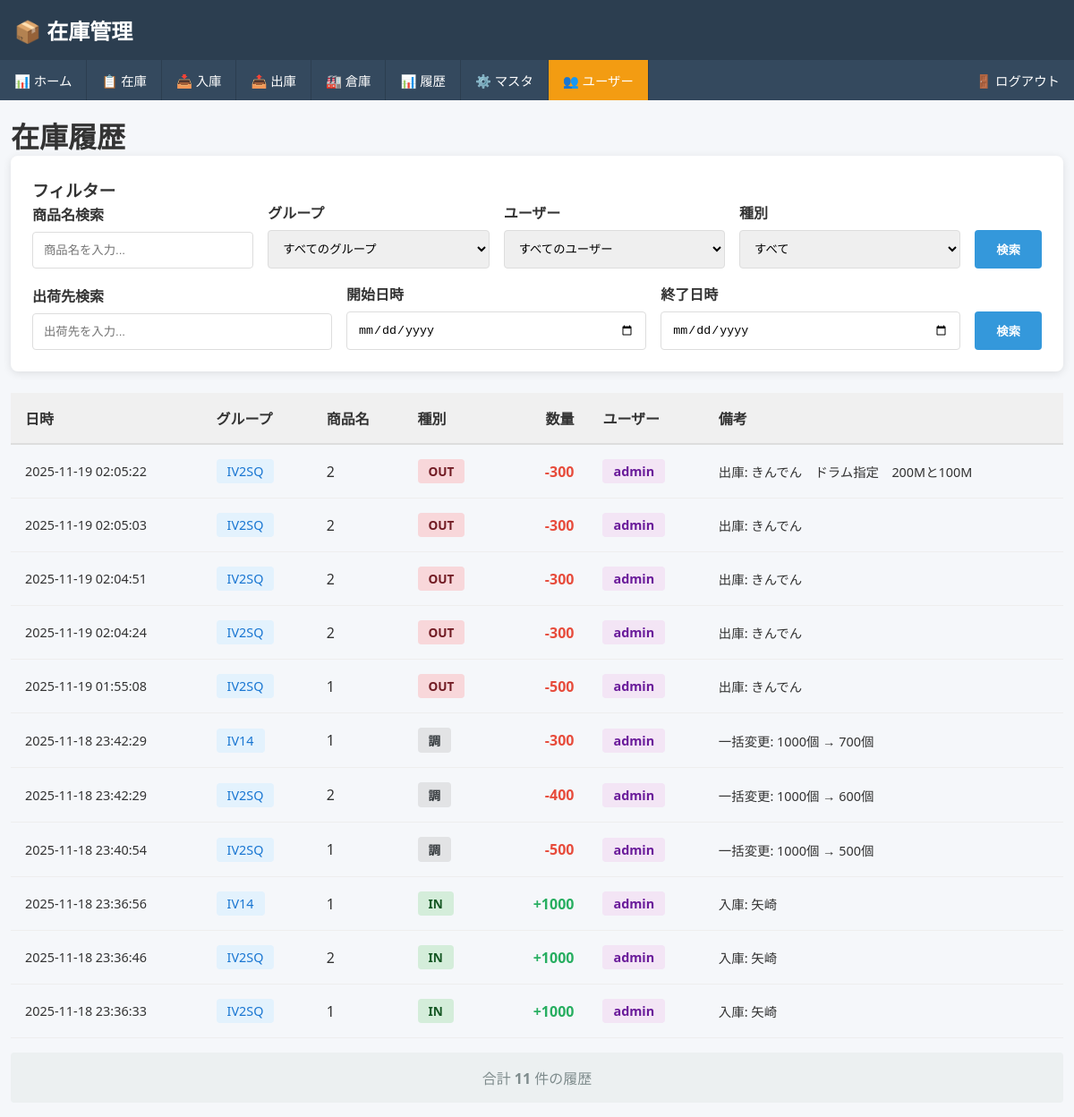
The page /history (signed in) on the database its author committed.
### app.py (models this page shows, shortened)
class StockHistory(db.Model):
    id = db.Column(db.Integer, primary_key=True)
    stock_id = db.Column(db.Integer, db.ForeignKey('stock.id'), nullable=False)
    quantity_change = db.Column(db.Integer, nullable=False)
    transaction_type = db.Column(db.String(20), nullable=False)
    reference_id = db.Column(db.Integer)
    notes = db.Column(db.String(200))
    user_id = db.Column(db.Integer, db.ForeignKey('user.id'))
    created_at = db.Column(db.DateTime, nullable=False, default=datetime.utcnow)
    stock = db.relationship('Stock', backref='history')
    user = db.relationship('User', backref='operations')

class ItemGroup(db.Model):
    id = db.Column(db.Integer, primary_key=True)
    name = db.Column(db.String(100), nullable=False, unique=True)
    display_order = db.Column(db.Integer, nullable=False, default=0)
    created_at = db.Column(db.DateTime, nullable=False, default=datetime.utcnow)

class Stock(db.Model):
    id = db.Column(db.Integer, primary_key=True)
    product_name = db.Column(db.String(100), nullable=False)
    quantity = db.Column(db.Integer, nullable=False, default=0)
    supplier = db.Column(db.String(100))
    group_id = db.Column(db.Integer, db.ForeignKey('item_group.id'))
    created_at = db.Column(db.DateTime, nullable=False, default=datetime.utcnow)
    updated_at = db.Column(db.DateTime, nullable=False, default=datetime.utcnow, onupdate=datetime.utcnow)
    deleted_at = db.Column(db.DateTime)
    group = db.relationship('ItemGroup', backref='stocks')

class User(UserMixin, db.Model):
    id = db.Column(db.Integer, primary_key=True)
    email = db.Column(db.String(120), unique=True, nullable=False, index=True)
    username = db.Column(db.String(80), nullable=False)
    password_hash = db.Column(db.String(255), nullable=False)
    created_at = db.Column(db.DateTime, nullable=False, default=datetime.utcnow)

### app.py (the view, shortened to what this page needs)
@app.route('/history')
def history_list():
    if not current_user.is_authenticated:
        return redirect(url_for('login_page'))
    transaction_type = request.args.get('type', '').strip()
    search_product = request.args.get('search_product', '').strip()
    group_filter = request.args.get('group', type=int)
    user_filter = request.args.get('user', type=int)
    destination_filter = request.args.get('destination', '').strip()
    start_date = request.args.get('start_date', '').strip()
    end_date = request.args.get('end_date', '').strip()
    query = StockHistory.query.order_by(StockHistory.created_at.desc())
    if transaction_type in ['inbound', 'outbound', 'adjustment']:
        query = query.filter_by(transaction_type=transaction_type)
    if search_product:
        query = query.join(Stock).filter(Stock.product_name.ilike(f'%{search_product}%'))
    if group_filter:
        query = query.join(Stock).filter(Stock.group_id == group_filter)
    if user_filter:
        query = query.filter_by(user_id=user_filter)
    if destination_filter:
        query = query.filter(StockHistory.notes.ilike(f'%{destination_filter}%'))
    if start_date:
        try:
            start_datetime = datetime.strptime(start_date, '%Y-%m-%d')
            query = query.filter(StockHistory.created_at >= start_datetime)
        except:
            pass
    history = query.all()
    groups = ItemGroup.query.order_by(ItemGroup.display_order.asc()).all()
    users = User.query.order_by(User.username.asc()).all()
    return render_template('history/index.html',
                         history=history,
                         transaction_type=transaction_type,
                         search_product=search_product,
                         group_filter=group_filter,
                         user_filter=user_filter,
                         destination_filter=destination_filter,
                         start_date=start_date,
                         end_date=end_date,
                         groups=groups,
                         users=users)

### app.py (called while the page is built)
@login_manager.user_loader
def load_user(user_id):
    return User.query.get(int(user_id))

### templates/history/index.html (shortened to what this page needs)
{% extends "layout.html" %}
{% block content %}
<h1>在庫履歴</h1>
<div style="background: white; padding: 1.5rem; border-radius: 8px; box-shadow: 0 2px 10px rgba(0,0,0,0.1); margin-bottom: 1.5rem;">
    <h3 style="margin-top: 0;">フィルター</h3>
    <form method="GET" style="display: grid; grid-template-columns: 1fr 1fr 1fr 1fr auto; gap: 1rem; align-items: end; margin-bottom: 1rem;">
        <div><label style="display: block; font-weight: 600; margin-bottom: 0.5rem;">商品名検索</label><input type="text" name="search_product" placeholder="商品名を入力..." value="{{ search_product }}" style="width: 100%; padding: 0.75rem; border: 1px solid #ddd; border-radius: 4px; box-sizing: border-box;"></div>
        <div><label style="display: block; font-weight: 600; margin-bottom: 0.5rem;">グループ</label><select name="group" style="width: 100%; padding: 0.75rem; border: 1px solid #ddd; border-radius: 4px; box-sizing: border-box;"><option value="">すべてのグループ</option></select></div>
        <div><label style="display: block; font-weight: 600; margin-bottom: 0.5rem;">ユーザー</label><select name="user" style="width: 100%; padding: 0.75rem; border: 1px solid #ddd; border-radius: 4px; box-sizing: border-box;"><option value="">すべてのユーザー</option></select></div>
        <div><label style="display: block; font-weight: 600; margin-bottom: 0.5rem;">種別</label><select name="type" style="width: 100%; padding: 0.75rem; border: 1px solid #ddd; border-radius: 4px; box-sizing: border-box;"><option value="">すべて</option></select></div>
        <button type="submit" style="padding: 0.75rem 1.5rem; background: #3498db; color: white; border: none; border-radius: 4px; cursor: pointer; font-weight: 600;">検索</button>
    </form>
    <form method="GET" style="display: grid; grid-template-columns: 1fr 1fr 1fr auto; gap: 1rem; align-items: end;">
        <div><label style="display: block; font-weight: 600; margin-bottom: 0.5rem;">出荷先検索</label><input type="text" name="destination" placeholder="出荷先を入力..." value="{{ destination_filter }}" style="width: 100%; padding: 0.75rem; border: 1px solid #ddd; border-radius: 4px; box-sizing: border-box;"></div>
        <div><label style="display: block; font-weight: 600; margin-bottom: 0.5rem;">開始日時</label><input type="date" name="start_date" value="{{ start_date }}" style="width: 100%; padding: 0.75rem; border: 1px solid #ddd; border-radius: 4px; box-sizing: border-box;"></div>
        <div><label style="display: block; font-weight: 600; margin-bottom: 0.5rem;">終了日時</label><input type="date" name="end_date" value="{{ end_date }}" style="width: 100%; padding: 0.75rem; border: 1px solid #ddd; border-radius: 4px; box-sizing: border-box;"></div>
        <button type="submit" style="padding: 0.75rem 1.5rem; background: #3498db; color: white; border: none; border-radius: 4px; cursor: pointer; font-weight: 600;">検索</button>
    </form>
</div>
<table style="width: 100%; border-collapse: collapse;">
    <thead>
        <tr style="background: #f0f0f0; border-bottom: 2px solid #ddd;">
            <th style="padding: 1rem; text-align: left;">日時</th>
            <th style="padding: 1rem; text-align: left;">グループ</th>
            <th style="padding: 1rem; text-align: left;">商品名</th>
            <th style="padding: 1rem; text-align: left;">種別</th>
            <th style="padding: 1rem; text-align: right;">数量</th>
            <th style="padding: 1rem; text-align: left;">ユーザー</th>
            <th style="padding: 1rem; text-align: left;">備考</th>
        </tr>
    </thead>
    <tbody>
        {% for item in history %}
        <tr style="border-bottom: 1px solid #eee;">
            <td style="padding: 1rem; white-space: nowrap; font-size: 0.9rem;">{{ item.created_at.strftime('%Y-%m-%d %H:%M:%S') }}</td>
            <td style="padding: 1rem;">
                <span style="display: inline-block; padding: 0.25rem 0.75rem; background: #e3f2fd; color: #1976d2; border-radius: 4px; font-size: 0.9rem;">{{ item.stock.group.name if item.stock.group else '-' }}</span>
            </td>
            <td style="padding: 1rem;">{{ item.stock.product_name }}</td>
            <td style="padding: 1rem;">
                <span style="display: inline-block; padding: 0.25rem 0.75rem; border-radius: 4px; font-weight: 600; font-size: 0.85rem; {% if item.transaction_type == 'inbound' %}background: #d4edda; color: #155724;{% elif item.transaction_type == 'outbound' %}background: #f8d7da; color: #721c24;{% else %}background: #e2e3e5; color: #383d41;{% endif %}">{{ 'IN' if item.transaction_type == 'inbound' else 'OUT' if item.transaction_type == 'outbound' else '調' }}</span>
            </td>
            <td style="padding: 1rem; text-align: right; font-weight: 600;">
                {% if item.quantity_change > 0 %}<span style="color: #27ae60;">+{{ item.quantity_change }}</span>{% else %}<span style="color: #e74c3c;">{{ item.quantity_change }}</span>{% endif %}
            </td>
            <td style="padding: 1rem;">
                <span style="display: inline-block; padding: 0.25rem 0.75rem; background: #f3e5f5; color: #6a1b9a; border-radius: 4px; font-size: 0.9rem; font-weight: 600;">{{ item.user.username if item.user else '-' }}</span>
            </td>
            <td style="padding: 1rem; font-size: 0.9rem;">{{ item.notes if item.notes else '-' }}</td>
        </tr>
        {% else %}
        <tr>
            <td colspan="7" style="padding: 2rem; text-align: center; color: #999;">履歴がありません</td>
        </tr>
        {% endfor %}
    </tbody>
</table>
<div style="margin-top: 1rem; padding: 1rem; background: #ecf0f1; border-radius: 4px; text-align: center; color: #7f8c8d;">
    合計 <strong>{{ history|length }}</strong> 件の履歴
</div>
{% endblock %}

### templates/layout.html (style rules this page uses)
* { margin: 0; padding: 0; box-sizing: border-box; }
body { font-family: 'Segoe UI', Tahoma, Geneva, Verdana, sans-serif; background: #f5f7fa; color: #333; font-size: 16px; }

### rows shown on the page
StockHistory: created_at "2025-11-19 02:05:22", stock.group "IV2SQ", stock.product_name "2", transaction_type "OUT", quantity_change "-300", user "admin", notes "出庫: きんでん ドラム指定 200Mと100M"
StockHistory: created_at "2025-11-19 02:05:03", stock.group "IV2SQ", stock.product_name "2", transaction_type "OUT", quantity_change "-300", user "admin", notes "出庫: きんでん"
StockHistory: created_at "2025-11-19 02:04:51", stock.group "IV2SQ", stock.product_name "2", transaction_type "OUT", quantity_change "-300", user "admin", notes "出庫: きんでん"
StockHistory: created_at "2025-11-19 02:04:24", stock.group "IV2SQ", stock.product_name "2", transaction_type "OUT", quantity_change "-300", user "admin", notes "出庫: きんでん"
StockHistory: created_at "2025-11-19 01:55:08", stock.group "IV2SQ", stock.product_name "1", transaction_type "OUT", quantity_change "-500", user "admin", notes "出庫: きんでん"
StockHistory: created_at "2025-11-18 23:42:29", stock.group "IV14", stock.product_name "1", transaction_type "調", quantity_change "-300", user "admin", notes "一括変更: 1000個 → 700個"
StockHistory: created_at "2025-11-18 23:42:29", stock.group "IV2SQ", stock.product_name "2", transaction_type "調", quantity_change "-400", user "admin", notes "一括変更: 1000個 → 600個"
StockHistory: created_at "2025-11-18 23:40:54", stock.group "IV2SQ", stock.product_name "1", transaction_type "調", quantity_change "-500", user "admin", notes "一括変更: 1000個 → 500個"
StockHistory: created_at "2025-11-18 23:36:56", stock.group "IV14", stock.product_name "1", transaction_type "IN", quantity_change "1000", user "admin", notes "入庫: 矢崎"
StockHistory: created_at "2025-11-18 23:36:46", stock.group "IV2SQ", stock.product_name "2", transaction_type "IN", quantity_change "1000", user "admin", notes "入庫: 矢崎"
StockHistory: created_at "2025-11-18 23:36:33", stock.group "IV2SQ", stock.product_name "1", transaction_type "IN", quantity_change "1000", user "admin", notes "入庫: 矢崎"

### other values the page prints
{{ history|length }} "11"
